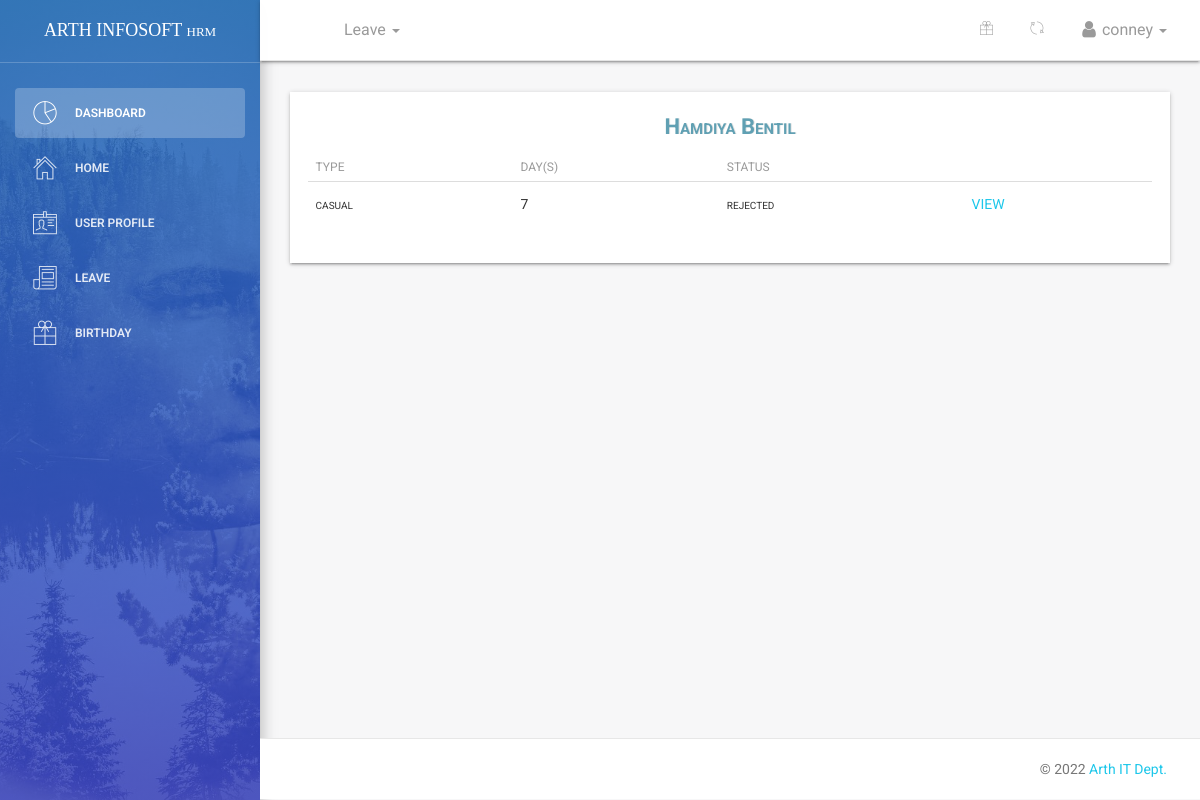
Page /dashboard/leaves/view/table/ (signed in) on the committed database.
### employee/models.py (models this page shows, shortened)
class Employee(models.Model):
    MALE = 'male'
    FEMALE = 'female'
    OTHER = 'other'
    NOT_KNOWN = 'Not Known'
    GENDER = (
    (MALE,'Male'),
    (FEMALE,'Female'),
    (OTHER,'Other'),
    (NOT_KNOWN,'Not Known'),
    )
    MR = 'Mr'
    MRS = 'Mrs'
    MSS = 'Mss'
    DR = 'Dr'
    SIR = 'Sir'
    MADAM = 'Madam'
    TITLE = (
    (MR,'Mr'),
    (MRS,'Mrs'),
    (MSS,'Mss'),
    (DR,'Dr'),
    (SIR,'Sir'),
    (MADAM,'Madam'),
    )
    FULL_TIME = 'Full-Time'
    PART_TIME = 'Part-Time'
    CONTRACT = 'Contract'
    INTERN = 'Intern'
    EMPLOYEETYPE = (
    (FULL_TIME,'Full-Time'),
    (PART_TIME,'Part-Time'),
    (CONTRACT,'Contract'),
    (INTERN,'Intern'),
    )
    OLEVEL = 'O-LEVEL'
    SENIORHIGH = 'Senior High'
    JUNIORHIGH = 'Junior High'
    TERTIARY = 'Tertiary'
    PRIMARY = 'Primary Level'
    OTHER = 'Other'
    EDUCATIONAL_LEVEL = (
    (SENIORHIGH,'Senior High School'),
    (JUNIORHIGH,'Junior High School'),
    (PRIMARY,'Primary School'),
    (TERTIARY,'Tertiary/University/Polytechnic'),
    (OLEVEL,'OLevel'),
    (OTHER,'Other'),
    )
    user = models.ForeignKey(User,on_delete=models.CASCADE,default=1)
    title = models.CharField(('Title'),max_length=80,default=MR,choices=TITLE,blank=False,null=True)
    image = models.FileField(('Profile Image'),upload_to='profiles',default='default.png',blank=True,null=True,help_text='upload image size less than 2.0MB')#work on path username-date/image
    firstname = models.CharField(('Firstname'),max_length=125,null=False,blank=False)
    lastname = models.CharField(('Lastname'),max_length=125,null=False,blank=False)
    othername = models.CharField(('Othername (optional)'),max_length=125,null=True,blank=True)
    sex = models.CharField(('Gender'),max_length=100,default=MALE,choices=GENDER,blank=False)
    email = models.CharField(('Email (optional)'),max_length=255,default=None,blank=True,null=True)
    bio = models.CharField(('Bio'),help_text='your biography,tell me something about yourself eg. i love working ...',max_length=255,default='',null=True,blank=True)
    birthday = models.DateField(('Birthday'),blank=False,null=False)
    hometown = models.CharField(('Hometown'),max_length=125,null=True,blank=True)
    residence = models.CharField(('Current Residence'),max_length=125,null=False,blank=False)
    address = models.CharField(('Address'),help_text='address of current residence',max_length=125,null=True,blank=True)
    education = models.CharField(('Education'),help_text='highest educational standard ie. your last level of schooling',max_length=20,default=SENIORHIGH,choices=EDUCATIONAL_LEVEL,blank=False,null=True)
    lastwork = models.CharField(('Last Place of Work'),help_text='where was the last place you worked ?',max_length=125,null=True,blank=True)
    position = models.CharField(('Position Held'),help_text='what position where you in your last place of work ?',max_length=255,null=True,blank=True)
    department =  models.ForeignKey(Department,verbose_name =('Department'),on_delete=models.SET_NULL,null=True,default=None)
    role =  models.ForeignKey(Role,verbose_name =('Role'),on_delete=models.SET_NULL,null=True,default=None)
    startdate = models.DateField(('Employement Date'),help_text='date of employement',blank=False,null=True)
    employeetype = models.CharField(('Employee Type'),max_length=15,default=FULL_TIME,choices=EMPLOYEETYPE,blank=False,null=True)
    employeeid = models.CharField(('Employee ID Number'),max_length=10,null=True,blank=True)
    dateissued = models.DateField(('Date Issued'),help_text='date staff id was issued',blank=False,null=True)
    is_blocked = models.BooleanField(('Is Blocked'),help_text='button to toggle employee block and unblock',default=False)
    is_deleted = models.BooleanField(('Is Deleted'),help_text='button to toggle employee deleted and undelete',default=False)
    created = models.DateTimeField(verbose_name=('Created'),auto_now_add=True,null=True)
    updated = models.DateTimeField(verbose_name=('Updated'),auto_now=True,null=True)
    objects = EmployeeManager()
    class Meta:
        verbose_name = ('Employee')
        verbose_name_plural = ('Employees')
        ordering = ['-created']
    @property
    def get_full_name(self):
        fullname = ''
        firstname = self.firstname
        lastname = self.lastname
        othername = self.othername
        if (firstname and lastname) or othername is None:
            fullname = firstname +' '+ lastname
            return fullname
        elif othername:
            fullname = firstname + ' '+ lastname +' '+othername
            return fullname
        return

### leave/models.py (models this page shows, shortened)
class Leave(models.Model):
	user = models.ForeignKey(User,on_delete=models.CASCADE,default=1)
	startdate = models.DateField(verbose_name=('Start Date'),help_text='leave start date is on ..',null=True,blank=False)
	enddate = models.DateField(verbose_name=('End Date'),help_text='coming back on ...',null=True,blank=False)
	leavetype = models.CharField(choices=LEAVE_TYPE,max_length=25,default=SICK,null=True,blank=False)
	reason = models.CharField(verbose_name=('Reason for Leave'),max_length=255,help_text='add additional information for leave',null=True,blank=True)
	defaultdays = models.PositiveIntegerField(verbose_name=('Leave days per year counter'),default=DAYS,null=True,blank=True)
	status = models.CharField(max_length=12,default='pending') #pending,approved,rejected,cancelled
	is_approved = models.BooleanField(default=False) #hide
	updated = models.DateTimeField(auto_now=True, auto_now_add=False)
	created = models.DateTimeField(auto_now=False, auto_now_add=True)
	objects = LeaveManager()
	class Meta:
		verbose_name = ('Leave')
		verbose_name_plural = ('Leaves')
		ordering = ['-created'] #recent objects
	def __str__(self):
		return ('{0} - {1}'.format(self.leavetype,self.user))
	@property
	def leave_days(self):
		days_count = ''
		startdate = self.startdate
		enddate = self.enddate
		if startdate > enddate:
			return
		dates = (enddate - startdate)
		return dates.days

### dashboard/views.py (the view)
# urls.py: path('leaves/view/table/',views.view_my_leave_table,name='staffleavetable'),
def view_my_leave_table(request):
	if request.user.is_authenticated:
		user = request.user
		leaves = Leave.objects.filter(user = user)
		employee = Employee.objects.filter(user = user).first()
		print(leaves)
		dataset = dict()
		dataset['leave_list'] = leaves
		dataset['employee'] = employee
		dataset['title'] = 'Leaves List'
	else:
		return redirect('accounts:login')
	return render(request,'dashboard/staff_leaves_table.html',dataset)

### employee/managers.py (called while the page is built)
    def get_queryset(self):
        return super().get_queryset().filter(is_deleted=False)

### leave/manager.py (called while the page is built)
	def get_queryset(self):
		return super().get_queryset()

### templates/dashboard/staff_leaves_table.html (shortened to what this page needs)
{% extends '_layout.html' %}
 {% block navheader %}
 	{% include 'includes/navheader_employee_app.html' %}
 {% endblock %}
 {% block content %}
        <section class="content">
            <section class="container-fluid">
            	   <section class="row">
                        <section class="col col-sm-8 offset-sm-2">
                        </section>
                    </section>
                	<div class="table-responsive table-shadow">
                		<div class="text-center table-description">
                			<h4 class="title-h3" style="color: #60a0b3 !important;
    						text-shadow: 1px 0px rgba(0,0,0,0.11)">{{ employee.get_full_name }}</h4>
                		</div>
                		{% if leave_list %}
                		<table class="table">
							  <thead>
							    <tr>
							      <th scope="col">Type</th>
							      <th scope="col">Day(s)</th>
							      <th scope="col">Status</th>
							    </tr>
							  </thead>
							  <tbody>
							  	{% for leave in leave_list %}
							    <tr>
							      <td>{{ leave.leavetype}}</td>
							      <td>{{ leave.leave_days }}</td>
							      {% if leave.is_approved %}
							      <td style="color:green;font-weight: bold">{{ leave.status }}</td>
							      {% else %}
							      <td style="color:">{{ leave.status }}</td>
							      {% endif %}
							      <td>
							      	<a href="{% url 'dashboard:userleaveview' leave.id %}">
							      	    VIEW
							      	</a>
							      </td>
							    </tr>
							    {% endfor %}
							  </tbody>
						</table>
						{% else %}
						<span>No Leaves can be found...</span>
						{% endif %}
					</div>
            </section>
        </section>
 {% endblock %}

### templates/includes/navheader_employee_app.html (shortened to what this page needs)
 {% load static %}
 <nav class="navbar navbar-default navbar-fixed shadow">
            <div class="container-fluid">
                <div class="collapse navbar-collapse">
                    <ul class="nav navbar-nav navbar-left">
                        <li>
                            <a href="" class="dropdown-toggle" data-toggle="dropdown">
                            </a>
                        </li>
                        <li class="dropdown">
                              <a href="" class="dropdown-toggle" data-toggle="dropdown">
                                    <p>
                                        Leave
                                        <b class="caret"></b>
                                    </p>
                              </a>
                        </li>
                    </ul>
                    <ul class="nav navbar-nav navbar-right">
                        <li>
                            <a href="{% url 'dashboard:birthdays' %}" title="upcoming birthday" >
                                <i class="pe-7s-gift"></i>
                            </a>
                        </li>
                        <li class="dropdown">
                              <a href="" class="dropdown-toggle refresh-page" data-toggle="dropdown" title="refresh current page">
                                    <i class="pe-7s-refresh-2"></i>
                              </a>
                        </li>
                        <li class="dropdown">
                              <a href="" class="dropdown-toggle" data-toggle="dropdown">
                                    <p>
                                        <i class="fa fa-user"></i> {{ request.user}}
                                        <b class="caret"></b>
                                    </p>
                              </a>
                        </li>
                    </ul>
                </div>
            </div>
        </nav>

### rows in the picture
Employee: get_full_name "Hamdiya Bentil"
Leave: leavetype "casual", leave_days "7", status "rejected"

### other values in the picture
{{ request.user }} "conney"
